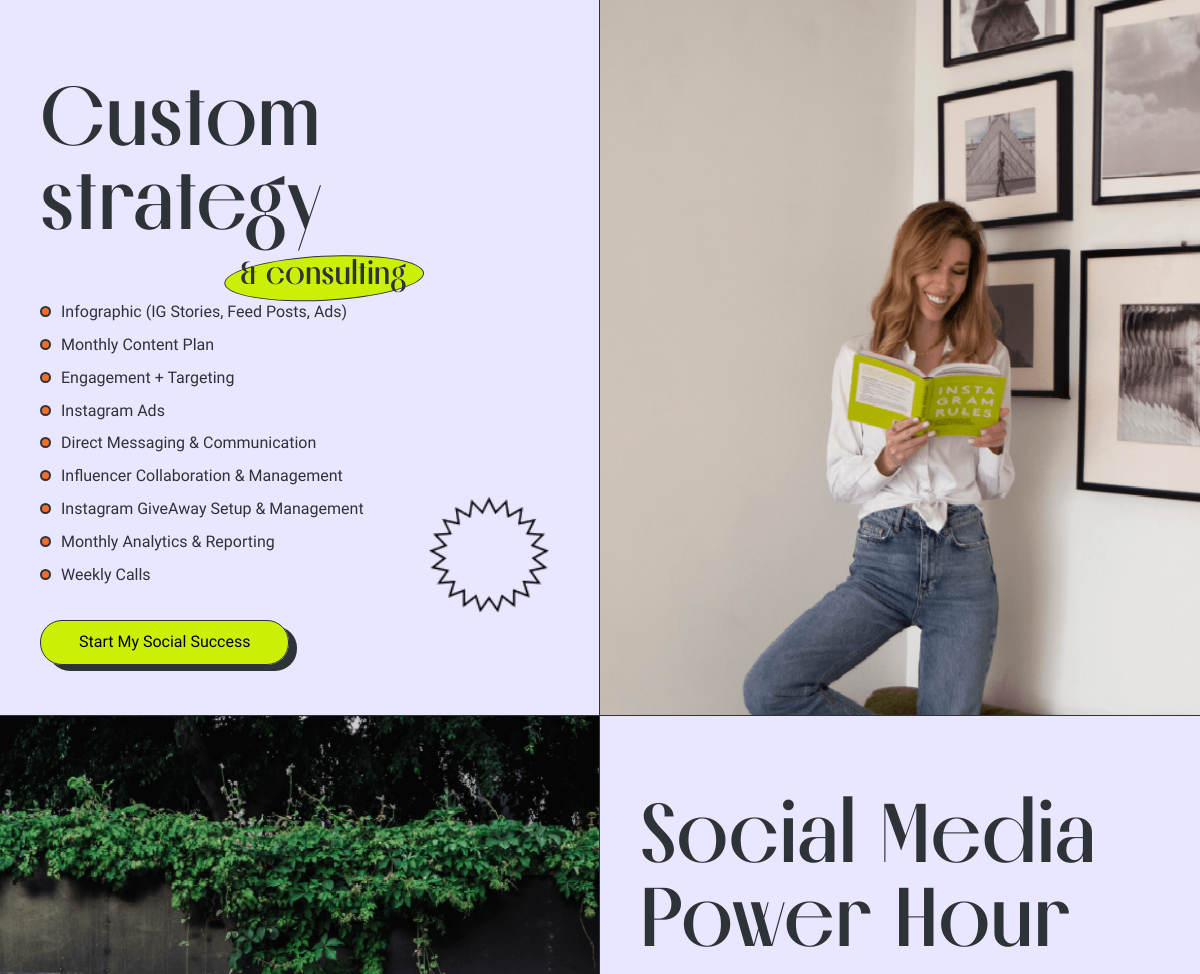
/services/ (middle part), run on an earlier commit of the app's database.
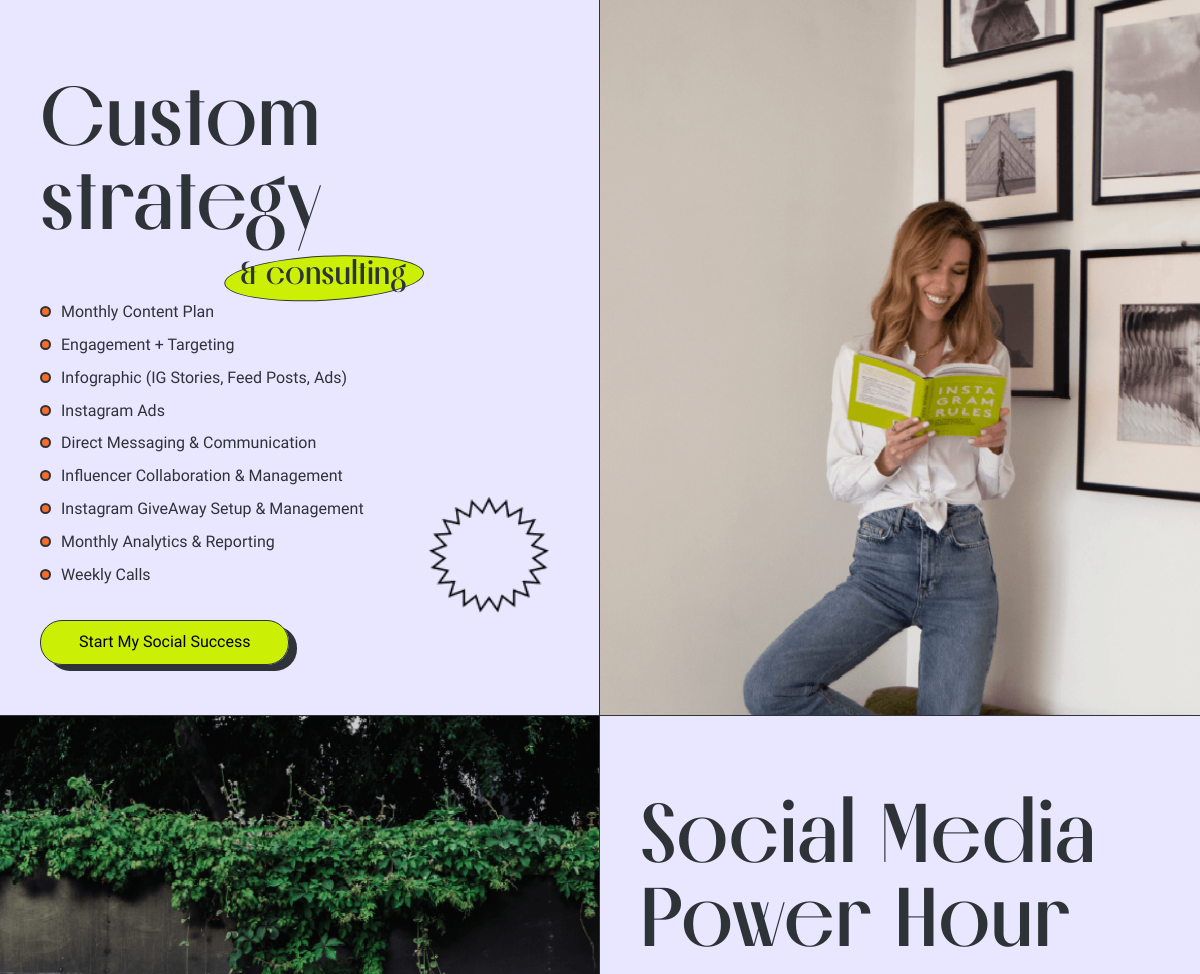
And on a later commit of the database.
### webapp/models.py (models this page shows, shortened)
class ServicePageModel(models.Model):
    service_image_one = models.ImageField(upload_to='service_page_images/', null=True)
    service_slug_one = models.SlugField(default="", blank=True)
    service_title_one = models.CharField(max_length=255)
    service_list_one = models.TextField()
    service_image_two = models.ImageField(upload_to='service_page_images/', null=True)
    service_slug_two = models.SlugField(default="", blank=True)
    service_title_two = models.CharField(max_length=255)
    service_list_two = models.TextField()
    service_image_three = models.ImageField(upload_to='service_page_images/', null=True)
    service_slug_three = models.SlugField(default="", blank=True)
    service_title_three = models.CharField(max_length=255)
    service_list_three = models.TextField()
    service_image_four = models.ImageField(upload_to='service_page_images/', null=True)
    service_slug_four = models.SlugField(default="", blank=True)
    service_title_four = models.CharField(max_length=255)
    service_list_four = models.TextField()
    class Meta:
        verbose_name_plural = "Service page"

### webapp/views.py (the view)
# urls.py: path('services/', views.services, name='services'),
def services(request):
    service_content = ServicePageModel.objects.first()
    return render(request, "webapp/services.html", {
        'service_content': service_content
    })

### webapp/templates/webapp/services.html (shortened to what this page needs)
{% extends 'base.html' %}
{% load static %}
{% block styles %}
	<link rel="stylesheet" href="{% static 'webapp/main.css' %}">
{% endblock %}
{% block main_content %}
    <section class="service">
        <ul class="service__content">
            <li class="service__content-block">
                <div class="service__content-wrapper service__content-wrapper_order service__content_border">
                    <span class="service__content-star"></span>
                    <h2 class="services__block-title">
                        <span class="service__extra-title">&&nbsp;consulting</span>
                        {{ service_content.service_title_two|safe }}
                    </h2>
                    <ul class="service__list">
                        {{ service_content.service_list_two|safe }}
                    </ul>
                    <div class="service__btn-wrapper">
                        <a href="{% url 'contact' %}">
                            <button class="cta__btn-style">Start My Social Success</button>
                        </a>
                    </div>
                </div>
                <div class="service__image-wrapper">
                    <img src="../../../media/{{ service_content.service_image_two }}"
                         alt="photo: {{ service_content.service_slug_two }}">
                </div>
            </li>
            <li class="service__content-block">
                <div class="service__image-wrapper service__content_border">
                    <img src="../../../media/{{ service_content.service_image_three }}"
                         alt="photo: {{ service_content.service_slug_three }}">
                </div>
                <div class="service__content-wrapper">
                    <span class="service__content-bkg"></span>
                    <h2 class="services__block-title">
                        {{ service_content.service_title_three }}
                    </h2>
                </div>
            </li>
        </ul>
    </section>
{% endblock %}

What changed in the data, as far as the page shows it:
changed ServicePageModel "Custom strategy": service_list_two "Infographic (IG Stories, Feed Posts, Ads) Monthly Content Plan Engagement + Targeting Instagram Ads Direct Messaging…" → "Monthly Content Plan Engagement + Targeting Infographic (IG Stories, Feed Posts, Ads) Instagram Ads Direct Messaging…"
